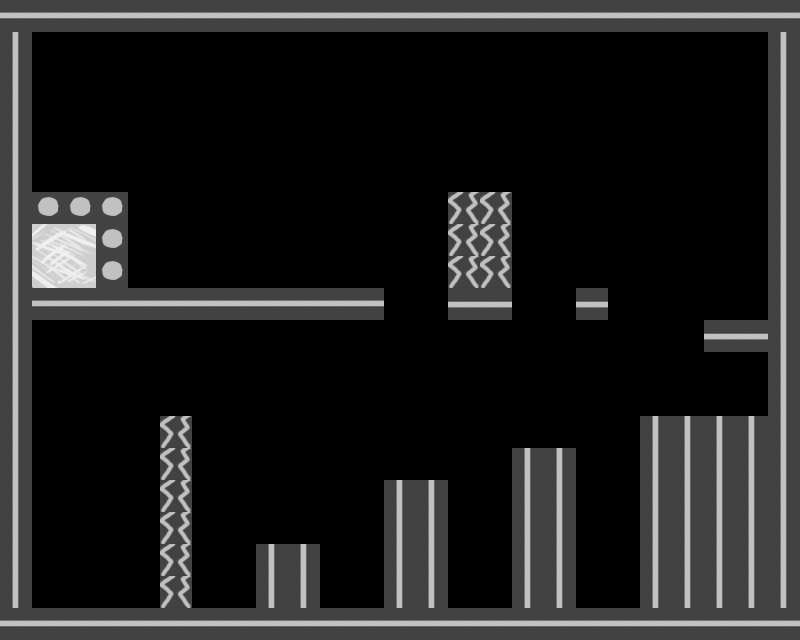

This game map was drawn from its Tiled (.tmx) file and the tilesets committed beside it. A one-line description and the trimmed map source follow:
An orthogonal 25x20 tile map with 32x32 px tiles, 6 tile layers (Background, BlockadeGoals, BreakableWalls, Enemies, ...).

<map version="1.5" tiledversion="1.6.0" orientation="orthogonal" renderorder="right-down" width="25" height="20" tilewidth="32" tileheight="32" infinite="0" nextlayerid="7" nextobjectid="1">
 <tileset firstgid="1" name="game_stuff" tilewidth="64" tileheight="64" tilecount="6" columns="0">
  <grid orientation="orthogonal" width="1" height="1" />
  <tile id="0">
   <image width="32" height="32" source="../breakable_wall.png" />
  </tile>
  <tile id="1">
   <image width="32" height="32" source="../enemy.png" />
  </tile>
  <tile id="2">
   <image width="64" height="64" source="../goal.png" />
  </tile>
  <tile id="3">
   <image width="32" height="32" source="../goal_blockade.png" />
  </tile>
  <tile id="4">
   <image width="32" height="32" source="../player.png" />
  </tile>
  <tile id="5">
   <image width="32" height="32" source="../wall.png" />
  </tile>
 </tileset>
 <layer id="6" name="Background" width="25" height="20">
  <data>[500 cells, 0 non-empty, 0 distinct tile ids]</data>
 </layer>
 <layer id="5" name="BlockadeGoals" width="25" height="20">
  <data>[500 cells, 5 non-empty, 1 distinct tile ids]</data>
 </layer>
 <layer id="4" name="BreakableWalls" width="25" height="20">
  <data>[500 cells, 12 non-empty, 1 distinct tile ids]</data>
 </layer>
 <layer id="3" name="Enemies" width="25" height="20">
  <data>[500 cells, 0 non-empty, 0 distinct tile ids]</data>
 </layer>
 <layer id="2" name="Goals" width="25" height="20">
  <data>[500 cells, 1 non-empty, 1 distinct tile ids]</data>
 </layer>
 <layer id="1" name="Walls" width="25" height="20">
  <data>[500 cells, 148 non-empty, 1 distinct tile ids]</data>
 </layer>
</map>